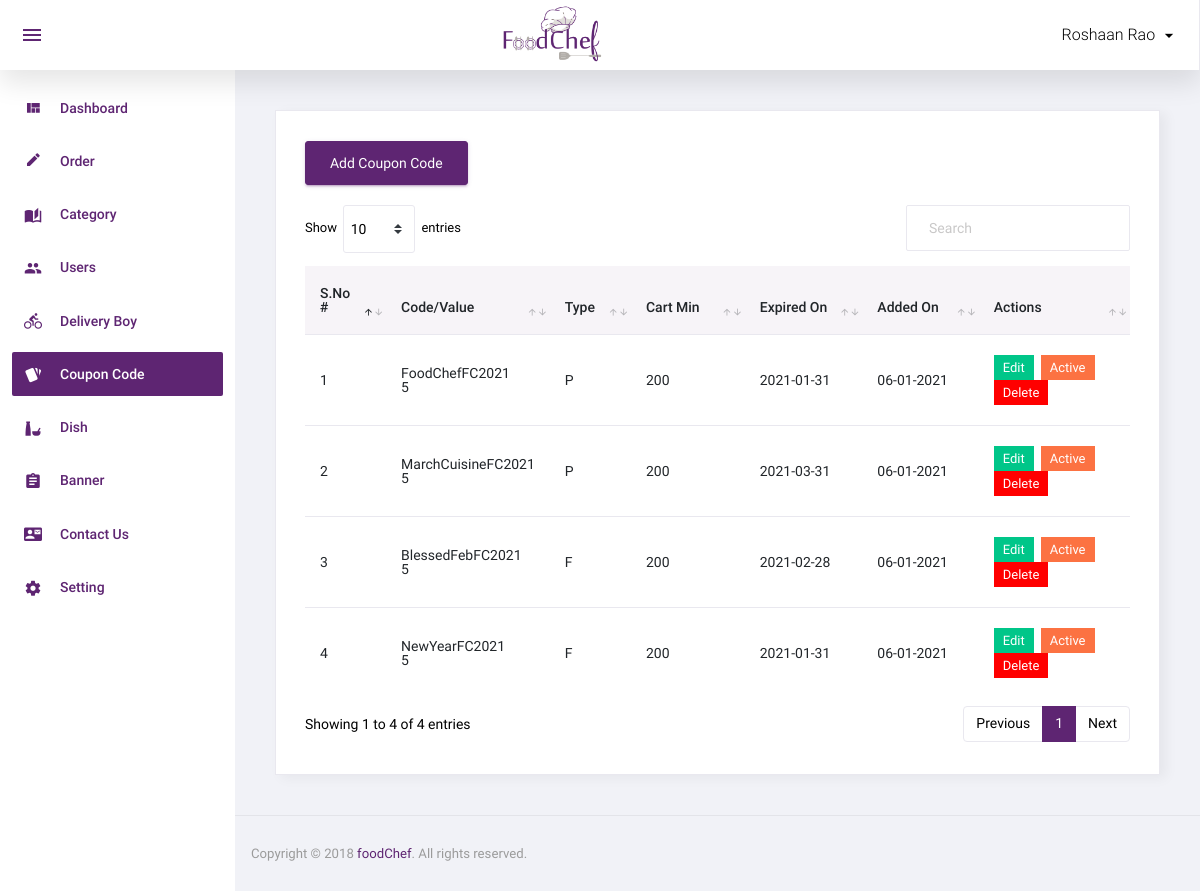
The page /admin/coupon_code.php (signed in) on the database its author committed.
### tables this page shows
CREATE TABLE `coupon_code` (
  `id` int(11) NOT NULL,
  `coupon_code` varchar(20) NOT NULL,
  `coupon_type` enum('P','F') NOT NULL,
  `coupon_value` int(11) NOT NULL,
  `cart_min_value` int(11) NOT NULL,
  `expired_on` date NOT NULL,
  `status` int(11) NOT NULL,
  `added_on` datetime NOT NULL
);

### admin/coupon_code.php (the view, shortened to what this page needs)
<?php
include('top.php');
$sql="select * from coupon_code order by id desc";
$res=mysqli_query($con,$sql);
?>
  <div class="card">
            <div class="card-body">
			  <a href="manage_coupon_code.php" class="add_link"><button type="button" class="btn btn-primary">Add Coupon Code</button></a>
			  <div class="row grid_box">
                <div class="col-12">
                  <div class="table-responsive">
                    <table id="order-listing" class="table">
                      <thead>
                        <tr>
                            <th width="10%">S.No #</th>
                            <th width="10%">Code/Value</th>
                            <th width="10%">Type</th>
							<th width="15%">Cart Min</th>
							<th width="15%">Expired On</th>
							<th width="15%">Added On</th>
                            <th width="20%">Actions</th>
                        </tr>
                      </thead>
                      <tbody>
                        <?php if(mysqli_num_rows($res)>0){
						$i=1;
						while($row=mysqli_fetch_assoc($res)){
						?>
						<tr>
                            <td><?php echo $i?></td>
                            <td><?php echo $row['coupon_code']?><br/>
							<?php echo $row['coupon_value']?></td>
							<td><?php echo $row['coupon_type']?></td>
							<td><?php echo $row['cart_min_value']?></td>
							<td>
							<?php
							if($row['expired_on']=='0000-00-00'){
							}else{
								echo $row['expired_on'];
							}
							?>
							</td>
							<td>
							<?php
							$dateStr=strtotime($row['added_on']);
							echo date('d-m-Y',$dateStr);
							?>
							</td>
							<td>
								<a href="manage_coupon_code.php?id=<?php echo $row['id']?>"><label class="badge badge-success hand_cursor">Edit</label></a>&nbsp;
								<?php
								if($row['status']==1){
								?>
								<a href="?id=<?php echo $row['id']?>&type=deactive"><label class="badge badge-danger hand_cursor">Active</label></a>
								<?php
								}else{
								?>
								<a href="?id=<?php echo $row['id']?>&type=active"><label class="badge badge-info hand_cursor">Deactive</label></a>
								<?php
								}
								?>
								<a href="?id=<?php echo $row['id']?>&type=delete"><label class="badge badge-danger delete_red hand_cursor">Delete</label></a>
							</td>
                        </tr>
                        <?php
						$i++;
						} } else { ?>
						<tr>
							<td colspan="5">No data found</td>
						</tr>
						<?php } ?>
                      </tbody>
                    </table>
                  </div>
				</div>
              </div>
            </div>
          </div>
<?php include('footer.php');?>

### rows shown on the page
coupon_code: coupon_code "FoodChefFC2021", coupon_value "5", coupon_type "P", cart_min_value "200", expired_on "2021-01-31", added_on "06-01-2021"
coupon_code: coupon_code "MarchCuisineFC2021", coupon_value "5", coupon_type "P", cart_min_value "200", expired_on "2021-03-31", added_on "06-01-2021"
coupon_code: coupon_code "BlessedFebFC2021", coupon_value "5", coupon_type "F", cart_min_value "200", expired_on "2021-02-28", added_on "06-01-2021"
coupon_code: coupon_code "NewYearFC2021", coupon_value "5", coupon_type "F", cart_min_value "200", expired_on "2021-01-31", added_on "06-01-2021"

### other values the page prints
$_SESSION['ADMIN_USER'] "Roshaan Rao"
